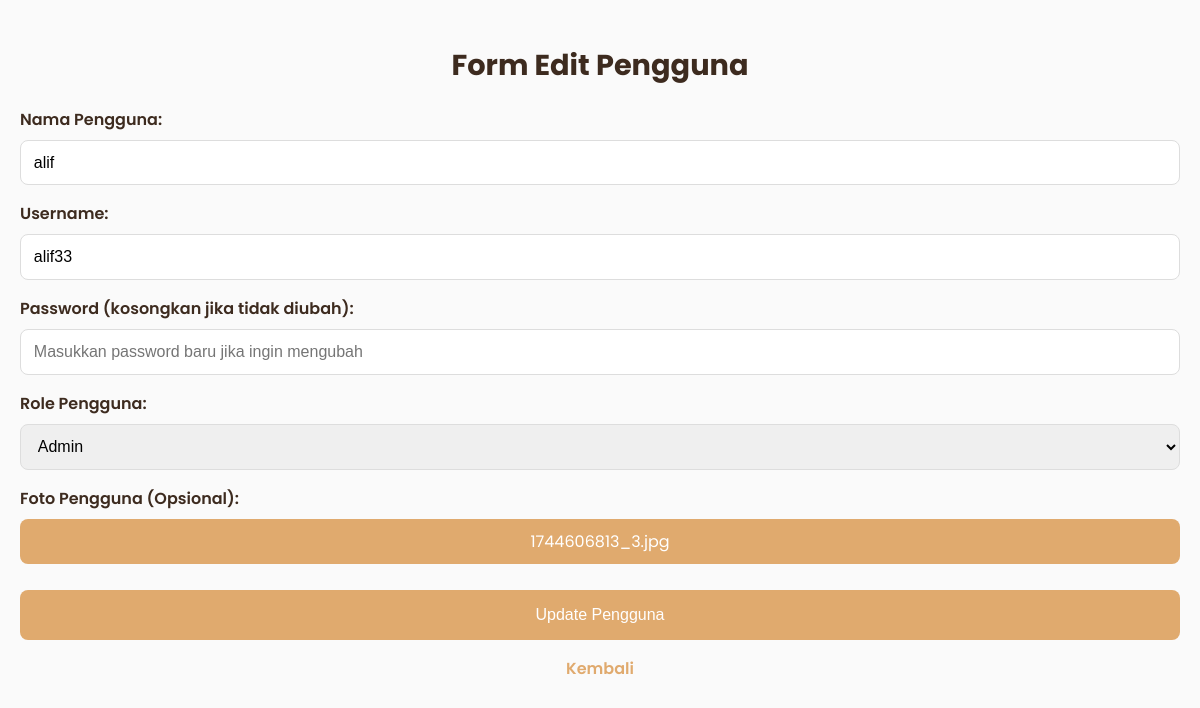
Page /admin/pengguna/edit_pengguna.php?id=24 on the committed database.
### tables this page shows
CREATE TABLE `user` (
  `UserID` int(10) NOT NULL,
  `nama_user` varchar(255) DEFAULT NULL,
  `remember_token` varchar(255) NOT NULL,
  `username` varchar(255) DEFAULT NULL,
  `password` varchar(255) DEFAULT NULL,
  `role` enum('admin','kasir','owner') DEFAULT NULL,
  `foto` varchar(255) DEFAULT NULL
);

### admin/pengguna/edit_pengguna.php (the view, shortened to what this page needs)
<?php
$mysqli = new mysqli("localhost", "root", "", "kasir_reddra");
$penggunaID = (int) $_GET['id'];
$stmt = $mysqli->prepare("SELECT * FROM user WHERE UserID = ?");
$stmt->bind_param("i", $penggunaID);
$stmt->execute();
$result = $stmt->get_result();
$user = $result->fetch_assoc();
?>
<!DOCTYPE html>
<html lang="id">
<head>
    <link rel="stylesheet" href="https://cdnjs.cloudflare.com/ajax/libs/font-awesome/6.4.0/css/all.min.css">
    <link rel="stylesheet" href="https://cdn.jsdelivr.net/npm/sweetalert2@11/dist/sweetalert2.min.css">
</head>
<body>
    <div class="content-card">
        <div class="card-header">
            <h2>Form Edit Pengguna</h2>
        </div>
        <form action="" method="post" enctype="multipart/form-data">
            <div class="form-group">
                <label class="form-label" for="nama_user">Nama Pengguna:</label>
                <input type="text" name="nama_user" id="nama_user" class="form-control"
                    value="<?= htmlspecialchars($user['nama_user']) ?>" required>
            </div>
            <div class="form-group">
                <label class="form-label" for="username">Username:</label>
                <input type="text" name="username" id="username" class="form-control"
                    value="<?= htmlspecialchars($user['username']) ?>" required>
            </div>
            <div class="form-group">
                <label class="form-label" for="password">Password (kosongkan jika tidak diubah):</label>
                <input type="password" name="password" id="password" class="form-control"
                    placeholder="Masukkan password baru jika ingin mengubah">
            </div>
            <div class="form-group">
                <label class="form-label" for="role">Role Pengguna:</label>
                <select name="role" id="role" class="form-control" required>
                    <option value="admin" <?= $user['role'] == 'admin' ? 'selected' : '' ?>>Admin</option>
                </select>
            </div>
            <div class="form-group">
                <label class="form-label" for="foto">Foto Pengguna (Opsional):</label>
                <div class="custom-file">
                    <label for="foto" class="custom-file-label">
                        <?= ($user['foto'] != "") ? basename($user['foto']) : "Pilih Foto" ?>
                    </label>
                </div>
            </div>
            <button type="submit" class="btn-primary" name="submit">Update Pengguna</button>
        </form>
        <a href="kelola_pengguna.php" class="back-link">Kembali</a>
    </div>
</body>
</html>

### admin/pengguna/edit_pengguna.php (style rules this page uses)
body { font-family: 'Poppins', sans-serif; background-color: #fafafa; margin: 0; padding: 0; }
.content-card { width: 100%; padding: 20px; box-sizing: border-box; }
.card-header h2 { text-align: center; margin-bottom: 20px; font-size: 1.8rem; color: #3D2B1F; transition: color 0.3s ease, text-shadow 0.3s ease; }
.form-group { margin-bottom: 1rem; }
.form-label { display: block; margin-bottom: 0.5rem; font-weight: 600; color: #3D2B1F; }
.form-control { width: 100%; padding: 0.8rem; border-radius: 8px; border: 1px solid #ddd; font-size: 1rem; box-sizing: border-box; }
.custom-file { position: relative; display: inline-block; width: 100%; }
.custom-file-label { display: block; background-color: #E0AA6E; color: #fff; text-align: center; border-radius: 8px; padding: 10px 0; cursor: pointer; transition: background 0.3s ease; }
button.btn-primary { width: 100%; padding: 1rem; border: none; border-radius: 8px; background-color: #E0AA6E; color: #fff; font-size: 1rem; cursor: pointer; margin-top: 10px; transition: background 0.3s ease; }
.back-link { display: block; text-align: center; margin-top: 1rem; color: #E0AA6E; text-decoration: none; font-weight: 600; }

### rows in the picture
user: nama_user "alif", username "alif33", role "Admin", foto "1744606813_3.jpg"
